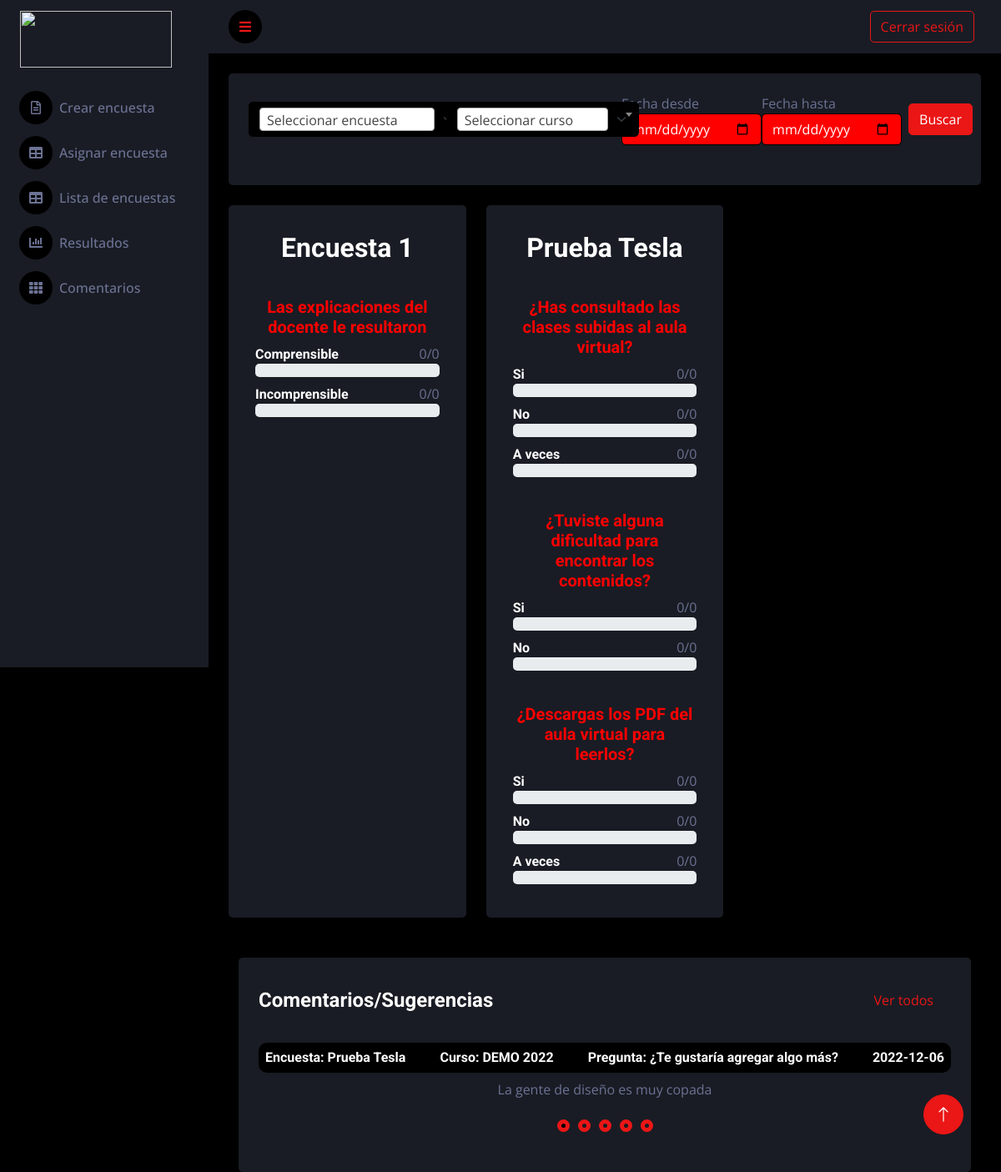
The page /resultados.php (signed in) on the database its author committed.
### tables this page shows
CREATE TABLE `encuestas` (
  `id_encuesta` int(11) NOT NULL,
  `nombre_encuesta` text NOT NULL
);

CREATE TABLE `preguntas` (
  `id_pregunta` int(11) NOT NULL,
  `nombre_pregunta` text NOT NULL,
  `tipo_pregunta_id` int(11) NOT NULL,
  `encuesta_id` int(11) NOT NULL
);

CREATE TABLE `opciones` (
  `id_opciones` int(11) NOT NULL,
  `descripcion` text NOT NULL,
  `pregunta_id` int(11) NOT NULL
);

CREATE TABLE `resultados` (
  `id_resultado` int(11) NOT NULL,
  `resultado_encuesta_id` int(11) NOT NULL,
  `resultado_curso_id` int(11) NOT NULL,
  `respuesta_text` text NOT NULL,
  `respuesta_multiplechoice` text NOT NULL,
  `fecha` date NOT NULL,
  `pregunta_id` int(11) NOT NULL,
  `opcion_id` int(11) NOT NULL
);

CREATE TABLE `cursos` (
  `id_curso` int(11) NOT NULL,
  `nombre_curso` text NOT NULL
);

### resultados.php (the view, shortened to what this page needs)
<?php
include "parte_superior.php";
include "conexion/conex.php";
?>
<div class="container-fluid pt-4 px-4">
    <div class="bg-secondary rounded h-100 p-4">
        <div class="d-flex align-items-center justify-content-between mb-4">
            <form action="">
            </form>
            <form action="">
            </form>
            <div class="form-item">
                <label>Fecha desde</label>
                <input class="input-sm form-control" type=date style="background-color:red; color:white" id="f1">
            </div>
            <div class="form-item">
                <label>Fecha hasta</label>
                <input class="input-sm form-control" type=date style="background-color:red; color:white" id="f2">
            </div>
            <button class="btn btn-primary m-2" onclick="filtrar();">Buscar</button>
        </div>
    </div>
</div>
<div class="container-fluid pt-4 px-4">
    <div class="row g-4"  id="respuesta">
<?php
$sqlENC= "SELECT * FROM encuestas ORDER BY encuestas.id_encuesta DESC LIMIT 6";
$resultadoENC= mysqli_Query($conex,$sqlENC);
while($rowENC= mysqli_fetch_array($resultadoENC))
{
       echo '
       <div class="col-sm-12 col-md-6 col-xl-4">
            <div class="h-100 bg-secondary rounded p-3" id=encuesta>
                <div class="bg-secondary text-center rounded p-3">
                    <h2>'.$rowENC['nombre_encuesta'].'</h2>
                </div>';
$sqlPRE= "SELECT id_pregunta, encuesta_id, nombre_pregunta, tipo_pregunta_id
FROM preguntas WHERE tipo_pregunta_id = 1";
$resultadoPRE= mysqli_query($conex, $sqlPRE);
            while($rowPRE= mysqli_fetch_array($resultadoPRE))
            {
                $id_pregunta = $rowPRE['id_pregunta'];
                if($rowPRE['encuesta_id'] == $rowENC['id_encuesta'])
                {
                echo'<div class="bg-secondary text-center rounded p-3">
                    <h5 style="color:red">'.$rowPRE['nombre_pregunta'].'</h5>';
$sqlOPC= "SELECT descripcion, pregunta_id, id_opciones FROM opciones";
$resultadoOPC= mysqli_Query($conex, $sqlOPC);
                    while($rowOPC= mysqli_fetch_array($resultadoOPC))
                    {
                        if($rowPRE['id_pregunta'] == $rowOPC['pregunta_id'])
                        {
$sqlRES= "SELECT id_encuesta, id_pregunta, fecha, respuesta_multiplechoice, opcion_id
FROM cursos, encuestas, resultados, preguntas, opciones WHERE encuestas.id_encuesta = resultados.resultado_encuesta_id
AND resultados.resultado_curso_id = cursos.id_curso AND resultados.respuesta_multiplechoice != '0'
AND  resultados.opcion_id = opciones.id_opciones
AND preguntas.id_pregunta = resultados.pregunta_id AND preguntas.id_pregunta = $id_pregunta";
$resultadoRES= mysqli_query($conex, $sqlRES);
if(mysqli_num_rows($resultadoRES)>0)
{
    $acum= 0;
    $contOPC= 0;
    while($rowRES= mysqli_fetch_array($resultadoRES))
    {
        $acum++;
        if($rowRES['opcion_id'] == $rowOPC['id_opciones'])
        {
            $rowOPC['descripcion'];
            $contOPC++;
        }
    }
    $total = round( 100/$acum*$contOPC);
}
else
{ $total= 0;
    $contOPC=0;
    $acum=0;
}
    echo'<div class="mb-2">
    <div class="d-flex justify-content-between align-items-center"><h6 class="m-0">'.$rowOPC['descripcion'].'</h6><p class="m-0">'.$contOPC."/".$acum.'</p></div>
                        <div class="pg-bar">
                            <div class="progress">
                                <div class="progress-bar progress-bar-striped" role="progressbar" aria-valuenow="'.$total.'" aria-valuemin="0" aria-valuemax="100">'.$total.'%</div>
                            </div>
                        </div>
        </div>
        ';
                        }
                    }
                echo '</div>';
                }
            }
           echo ' </div>
        </div>
        ';
}
?>
<?php
$sql3 = "SELECT nombre_encuesta, nombre_curso, nombre_pregunta, fecha, respuesta_text
FROM encuestas, cursos, preguntas, resultados
WHERE encuestas.id_encuesta = resultados.resultado_encuesta_id
AND preguntas.id_pregunta = resultados.pregunta_id
AND resultados.resultado_curso_id = cursos.id_curso
AND resultados.respuesta_text != '0'
ORDER BY id_resultado DESC LIMIT 5";
$resultado3 = mysqli_Query($conex, $sql3);
?>
        <div class="container-fluid pt-4 px-4">
            <div class="bg-secondary rounded h-100 p-4">
                <div class="d-flex align-items-center justify-content-between mb-4">
                    <h4 class="mb-0">Comentarios/Sugerencias</h4>
                    <a href="comentarios.php" class="btn btn-link rounded-pill m-2">Ver todos</a>
                </div>
                <div class="d-flex align-items-center justify-content-between mb-4">
                    <div class="owl-carousel testimonial-carousel">
                        <?php
                        while ($row2 = mysqli_fetch_array($resultado3)) {
                            echo '
                        <div class="testimonial-item text-center">
                            <div class="d-flex align-items-center justify-content-between mb-2" style="background-color: black; border-radius: 10px;">
                            <h6 class="m-2">Encuesta: ' . $row2[0] . '</h6>
                            <h6 class="m-2">Curso: '.$row2[1].'</h6>
                            <h6 class="m-2">Pregunta: '.$row2[2].'</h6>
                            <h6 class="m-2">'.$row2[3].'</h6>
                            </div>
                            <p class="mb-0">'.$row2[4].'</p>
                        </div>
                            ';
                        }
                        ?>
                    </div>
                </div>
            </div>
        </div>
    </div>
</div>
<?php
include "parte_inferior.php";
?>

### css/style.css (style rules this page uses)
:root { --primary: #eb1616; --secondary: #191c24; --light: #6c7293; --dark: #000000; }
.btn { transition: 0.5s; }

### rows shown on the page
encuestas: nombre_encuesta "Encuesta 1"
preguntas: nombre_pregunta "Las explicaciones del docente le resultaron"
opciones: descripcion "Comprensible", contOPC "0", acum "0"
opciones: descripcion "Incomprensible", contOPC "0", acum "0"
encuestas: nombre_encuesta "Prueba Tesla"
preguntas: nombre_pregunta "¿Has consultado las clases subidas al aula virtual?"
opciones: descripcion "Si", contOPC "0", acum "0"
opciones: descripcion "No", contOPC "0", acum "0"
opciones: descripcion "A veces", contOPC "0", acum "0"
preguntas: nombre_pregunta "¿Tuviste alguna dificultad para encontrar los contenidos?"
opciones: descripcion "Si", contOPC "0", acum "0"
opciones: descripcion "No", contOPC "0", acum "0"
preguntas: nombre_pregunta "¿Descargas los PDF del aula virtual para leerlos?"
opciones: descripcion "Si", contOPC "0", acum "0"
opciones: descripcion "No", contOPC "0", acum "0"
opciones: descripcion "A veces", contOPC "0", acum "0"
resultados: resultado_encuesta.nombre_encuesta "Prueba Tesla", resultado_curso.nombre_curso "DEMO 2022", pregunta.nombre_pregunta "¿Te gustaría agregar algo más?", fecha "2022-12-06", respuesta_text "La gente de diseño es muy copada"
